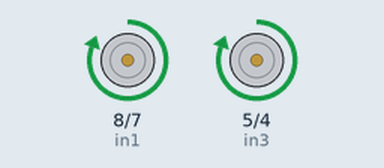
Simulated run of this sketch. Board: Arduino Uno, built with avr-gcc and run on an emulated ATmega328P. Shown: motor-driver pin pairs drawn as motors (green arrow = first pin HIGH = forward, orange = second pin HIGH = backward, longer = more drive, scaled by the enable pin).

Above: at 1.0 s.
At 17.2 s:
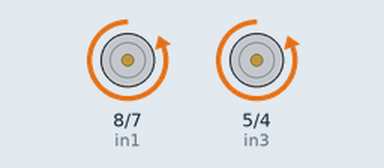
Timing chart, 0 to 18.5 s (numbered marks = the images above):
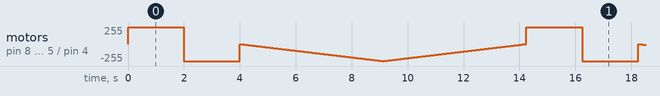

The sketch:

motor_driver_tester.ino
```cpp
int enA = 9;
int in1 = 8;
int in2 = 7;
int enB = 3;
int in3 = 5;
int in4 = 4;

void setup() {
	pinMode(enA, OUTPUT);
	pinMode(enB, OUTPUT);
	pinMode(in1, OUTPUT);
	pinMode(in2, OUTPUT);
	pinMode(in3, OUTPUT);
	pinMode(in4, OUTPUT);
}

void loop() {
	analogWrite(enA, 255);
	analogWrite(enB, 255);

	digitalWrite(in1, HIGH);
	digitalWrite(in2, LOW);
	digitalWrite(in3, HIGH);
	digitalWrite(in4, LOW);
	delay(2000);

	digitalWrite(in1, LOW);
	digitalWrite(in2, HIGH);
	digitalWrite(in3, LOW);
	digitalWrite(in4, HIGH);
	delay(2000);

	digitalWrite(in1, LOW);
	digitalWrite(in2, LOW);
	digitalWrite(in3, LOW);
	digitalWrite(in4, LOW);

  	digitalWrite(in1, LOW);
	digitalWrite(in2, HIGH);
	digitalWrite(in3, LOW);
	digitalWrite(in4, HIGH);
 for (int i = 0; i < 256; i++) {
		analogWrite(enA, i);
		analogWrite(enB, i);
   		delay(20);}
 for (int i = 255; i >= 0; --i) {
		analogWrite(enA, i);
		analogWrite(enB, i);
		delay(20);
	}
}
```
